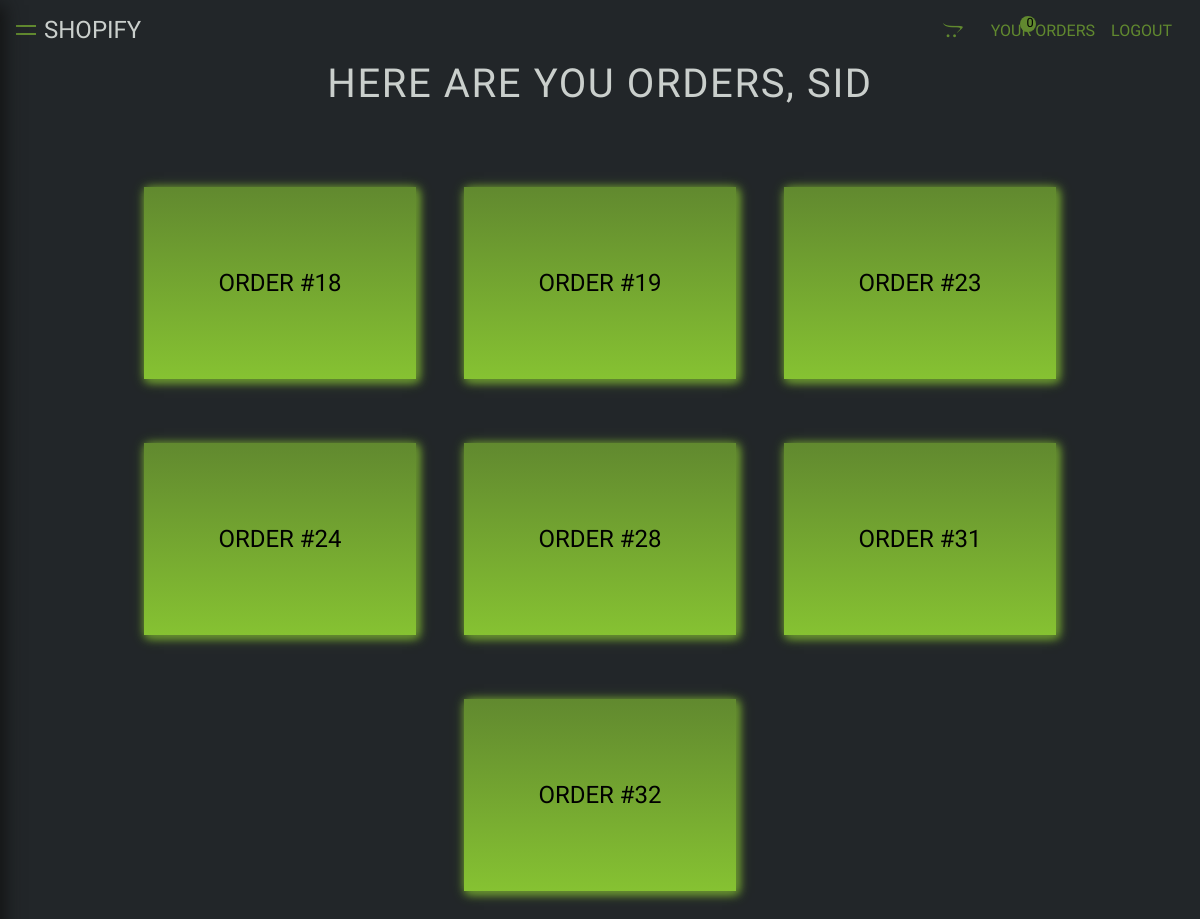
Page /orders/ (signed in) on the committed database.
### ecom/models.py (models this page shows, shortened)
class Order(models.Model):
    user = models.ForeignKey("auth.User",on_delete=models.CASCADE)
    customer = models.ForeignKey("ecom.Customer", on_delete=models.CASCADE, null=True)
    complete = models.BooleanField(default = False)
    total = models.IntegerField(null = True)
    number_of_items = models.IntegerField(null = True,default = 0)
    date_ordered = models.DateTimeField(null = True)

### ecom/views.py (the view)
# urls.py: path('orders/',views.Orders.as_view(), name = 'orders'),
class Orders(ListView):
    template_name = 'orderspage.html'
    model = Order
    def get_context_data(self,**kwargs):
        orders = Order.objects.filter(user = self.request.user, complete = True)
        context = super().get_context_data(**kwargs)
        if orders.exists():
            context['orders'] = orders
            context['order_count'] = orders.count()
        else:
            context['order_count'] = 0
        context["categories"] = Category.objects.all
        orderr = Order.objects.filter(user = self.request.user,complete = False)
        if orderr.exists():
            order = orderr[0]
            context["count"] = OrderProduct.objects.filter(order = order).count()
        else:
            context["count"] = 0
        return context

### ecom/templates/orderspage.html (shortened to what this page needs)
{% extends "base.html" %}
{% block content %}
{% if order_count == 0 %}
<div class="cart">
    <h3 class="cart-msg">No Orders Yet!</h3>
    <a href="{% url 'ecom:category' %}" class="return-link">START SHOPPING!</a>
</div>
{% else %}
<div class="orders-container">
    <div class="order-header">
        <p class="orders-header">Here are you Orders, {{user.username}}</p>
    </div>
    <div class="order-cards-container">
        {% for order in orders %}
        <a href="{% url 'ecom:order_detail' pk=order.pk %}" class = "order-card-link">
            <div class="order-card">
                <p class="order-id">Order #{{order.pk}}</p>
            </div>
        </a>
        {% endfor %}
    </div>
</div>
{% endif %}
{% endblock content %}

### static/css/ecommerce.css (style rules this page uses)
* { margin: 0; padding: 0; font-family: 'Dosis', sans-serif; text-decoration: none; list-style: none; box-sizing: border-box; }
:root { --back_color: #222629; --green_dark: #61892f; --green_light: #86c232; --grey_dark: #474b4f; --grey_light: #6b6e70; }
.base-body { background-size: cover; background-color: var(--back_color); width: 100vw; height: 100vh; transition: 0.5s; overflow-x: hidden; }
.orders-container { min-height: 100%; display: flex; flex-direction: column; align-items: center; }
.order-header { font-size:2.5rem; text-transform: uppercase; letter-spacing: 0.1rem; color: #cacfcc; font-weight: 400; }
.order-cards-container { display: flex; flex-wrap: wrap; justify-content: space-around; margin-top: 5rem; width: 80%; }
.order-card { display: flex; flex-direction: column; align-items: center; justify-content: center; padding: 1rem; width: 17rem; height: 12rem; margin-bottom: 4rem; position: relative; box-shadow: 0.1rem 0.1rem 0.5rem var(--green_dark), 0.1rem 0.1rem 0.7rem var(--green_light); background: linear-gradient(0deg, var(--green_light), var(--green_dark)); transition: 0.3s; }
.order-id { font-size: 1.5rem; text-transform: uppercase; font-weight: 400; transition: 0.3s; }
.order-card-link { color: black; }

### rows in the picture
Order: pk "18"
Order: pk "19"
Order: pk "23"
Order: pk "24"
Order: pk "28"
Order: pk "31"
Order: pk "32"

### other values in the picture
{{ count }} "0"
{{ user.username }} "SID"
